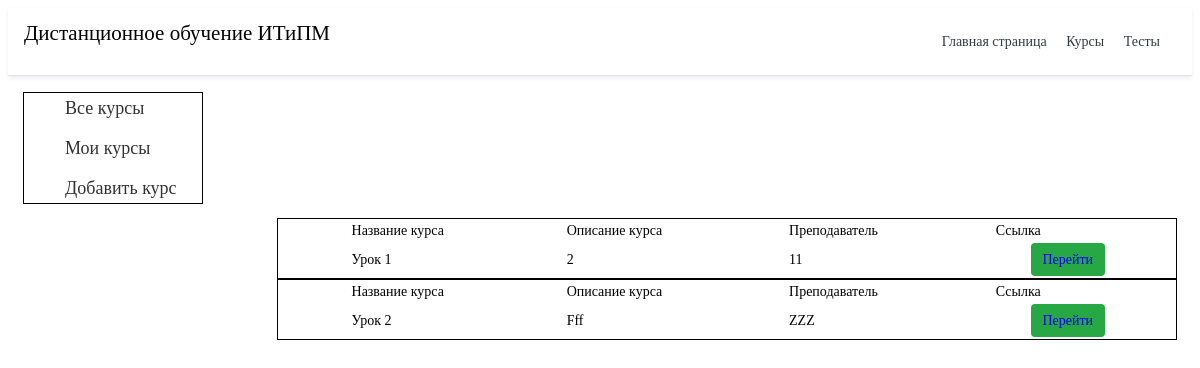
Screenshot of /course/ with the database file from the repository.
### cours/models.py (models this page shows, shortened)
class CoueseTable(models.Model):
    title = models.CharField('Название курса', max_length=75)
    task = models.TextField('Описание курса', max_length=250)
    teache = models.CharField('Преподаватель', max_length=50)
    class Meta:
        verbose_name = 'Курс'
        verbose_name_plural = 'Курсы'

### cours/views.py (the view)
# urls.py: path('', views.cour, name='kurs'),
def cour(request):
    ku = CoueseTable.objects.order_by('id')
    return render(request, 'cours/cours_home.html', {'ku': ku})

### cours/templates/cours/cours_home.html (shortened to what this page needs)
{% extends 'main/base.html' %}
{% block content %}
<div class="menu_gl">
	<ul class="menu">
		<li><a class="cours_menu_a" href="#">Все курсы</a></li>
		<li><a href="#">Мои курсы</a></li>
		<li><a href="{% url 'adk' %}">Добавить курс</a></li>
	</ul>
</div>
{% if ku%}
{% for el in ku %}
<table>
	<tr>
		<table class="iksweb">
			<tbody>
				<tr>
					<td class="table_na">Название курса</td>
					<td class="table_na">Описание курса</td>
					<td class="table_na">Преподаватель</td>
					<td class="table_na">Ссылка</td>
				</tr>
				<tr>
					<td class="table_na">{{ el.title }}</td>
					<td class="table_na">{{ el.task }}</td>
					<td class="table_na">{{ el.teache }}</td>
					<td class="table_na">
					<td class="btn btn-success"><a href="{% url 'datail' el.id %}">Перейти</a>
						</button></td>
				</tr>
			</tbody>
		</table>
	</tr>
</table>
{%endfor%}
{% else %}
<p>Вы не добавили курсов</p>
{%endif%}
{% endblock %}

### main/static/main/css/style.css (style rules this page uses)
a { text-decoration: none; display: inline-block; }
body { font-family: 'PT Serif', serif; font-weight: 400; font-size: 14px; line-height: 18px; color: #000; background-color: #fff; }
.btn { display: inline-block; color: #212529; text-align: center; -webkit-user-select: none; -moz-user-select: none; -ms-user-select: none; padding: .375rem .75rem; line-height: 1.5; border-radius: .25rem; transition: color .15s ease-in-out, background-color .15s ease-in-out, border-color .15s ease-in-out, box-shadow .15s ease-in-out; padding-left: 18px; }
.btn-success { color: #fff; background-color: #28a745; border-color: #28a745 }
.menu { border: 1px solid #000; max-width: 150px; }
.iksweb { border: 1px solid #000; max-width: 100%; float: right; width: 900px; }
.iksweb td { padding-left: 8%; }
.menu li { display: inline-block; }
.menu a { color: #323232; font-size: 18px; line-height: 28px; border: 1px solid transparent; transition: ALL .3s; }
.menu li+li { padding-top: 10px; }
.menu_gl { width: 180px; }

### rows the page displays
CoueseTable: title "Урок 1", task "2", teache "11"
CoueseTable: title "Урок 2", task "Fff", teache "ZZZ"
